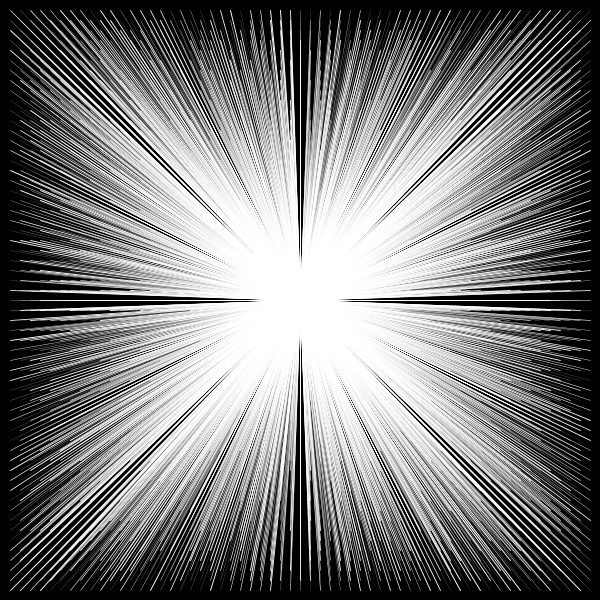
Frame 1 (no input)
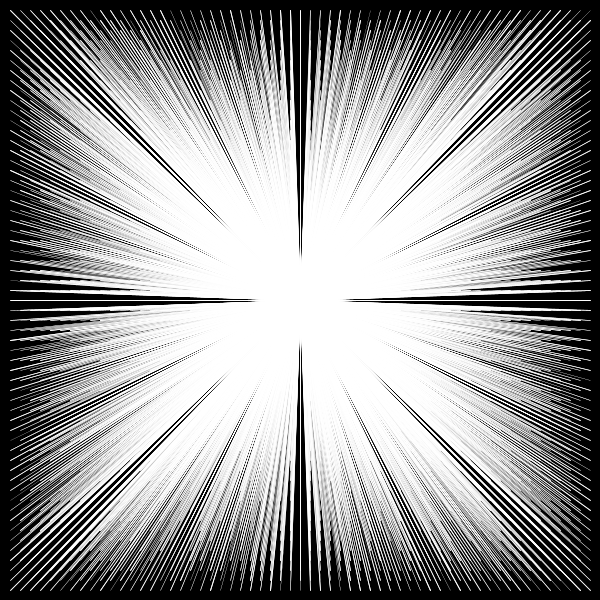
Frame 2 (the mouse pressed at the canvas centre, redrawn once)

The Processing sketch that drew these frames (run headless with seeded random() and noise(); the mouse was pressed at the canvas centre and the sketch redrawn once):

// Processing sketch: processing_143297
// ── processing_143297.pde

// Konkuk University
// Department of Dynamic Media
// SOS iDesign
// Name: KIM Young Ji
// ID: 201420069

void setup(){ 
  size(600,600); 
  noLoop();  
  background(0); 
} 
void draw(){ 
  stroke(255); 
  for (int i = 10; i < width-9; i = i + 10) { 
      for (int j = 10; j < height; j = j + 10){  
        strokeWeight(random(1)); 
        line(i,j,300,300); 
      } 
  }
} 
